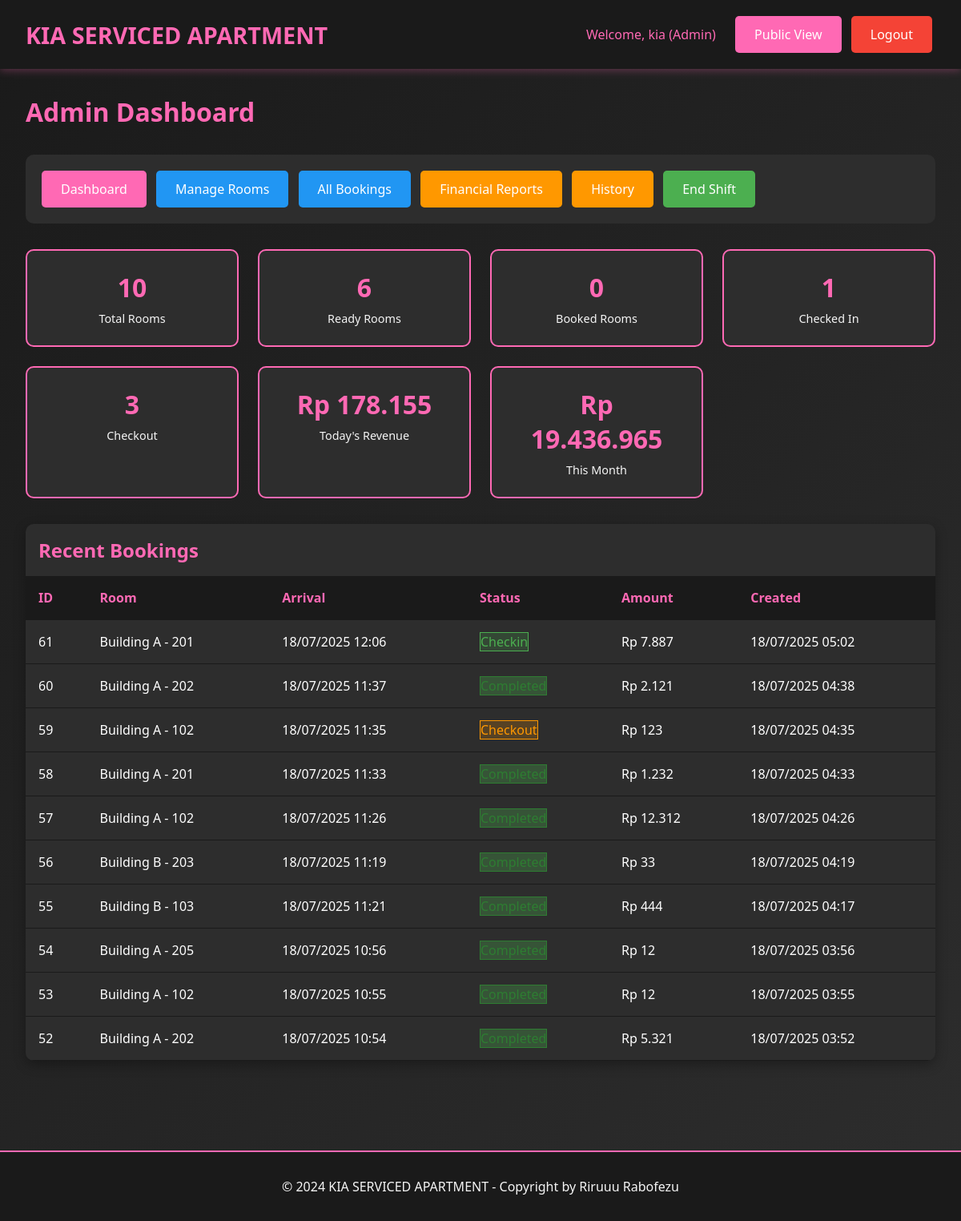
/admin/dashboard.php (signed in), run on the app's committed database.
### tables this page shows
CREATE TABLE `bookings` (
  `id` int(11) NOT NULL,
  `room_id` int(11) NOT NULL,
  `guest_name` varchar(100) NOT NULL,
  `arrival_time` datetime NOT NULL,
  `phone_number` varchar(20) NOT NULL,
  `duration_type` enum('transit','fullday') NOT NULL,
  `duration_hours` int(11) NOT NULL,
  `price_amount` decimal(10,2) NOT NULL,
  `payment_method` varchar(50) NOT NULL,
  `deposit_type` enum('cash','id_card','no_deposit') NOT NULL,
  `deposit_amount` decimal(10,2) DEFAULT '0.00',
  `notes` text,
  `status` enum('booked','checkin','checkout','cancelled','no_show','completed') DEFAULT 'booked',
  `checkin_time` datetime DEFAULT NULL,
  `checkout_time` datetime DEFAULT NULL,
  `extra_time_hours` int(11) DEFAULT '0',
  `extra_time_amount` decimal(10,2) DEFAULT '0.00',
  `refund_amount` decimal(10,2) DEFAULT '0.00',
  `refund_method` varchar(50) DEFAULT NULL,
  `created_by` int(11) NOT NULL,
  `created_at` timestamp NOT NULL DEFAULT CURRENT_TIMESTAMP,
  `updated_at` timestamp NOT NULL DEFAULT CURRENT_TIMESTAMP ON UPDATE CURRENT_TIMESTAMP,
  `checkout_datetime` datetime DEFAULT NULL,
  `planned_checkout_time` datetime DEFAULT NULL
);

CREATE TABLE `rooms` (
  `id` int(11) NOT NULL,
  `location` varchar(100) NOT NULL,
  `floor_number` int(11) NOT NULL,
  `room_number` varchar(20) NOT NULL,
  `room_type` varchar(50) NOT NULL,
  `wifi_name` varchar(100) DEFAULT NULL,
  `wifi_password` varchar(100) DEFAULT NULL,
  `status` enum('ready','booked','checkin','checkout') DEFAULT 'ready',
  `created_at` timestamp NOT NULL DEFAULT CURRENT_TIMESTAMP,
  `updated_at` timestamp NOT NULL DEFAULT CURRENT_TIMESTAMP ON UPDATE CURRENT_TIMESTAMP
);

### includes/config.php (called while the page is built, shortened)
<?php
function isLoggedIn() {
    return isset($_SESSION['user_id']);
}
function getUserRole() {
    return $_SESSION['user_role'] ?? null;
}
function hasPermission($required_roles) {
    $user_role = getUserRole();
    return in_array($user_role, $required_roles);
}
function formatCurrency($amount) {
    return 'Rp ' . number_format($amount, 0, ',', '.');
}
function formatDateTime($datetime) {
    return date('d/m/Y H:i', strtotime($datetime));
}
?>

### admin/dashboard.php (the view, shortened to what this page needs)
<?php
require_once '../includes/config.php';
$stats = [];
$stmt = $pdo->query("SELECT COUNT(*) as total FROM rooms");
$stats['total_rooms'] = $stmt->fetch()['total'];
$stmt = $pdo->query("SELECT
    SUM(CASE WHEN (SELECT COUNT(*) FROM bookings WHERE room_id = r.id AND status IN ('booked', 'checkin', 'checkout')) = 0 THEN 1 ELSE 0 END) as ready,
    SUM(CASE WHEN (SELECT COUNT(*) FROM bookings WHERE room_id = r.id AND status = 'booked') > 0 THEN 1 ELSE 0 END) as booked,
    SUM(CASE WHEN (SELECT COUNT(*) FROM bookings WHERE room_id = r.id AND status = 'checkin') > 0 THEN 1 ELSE 0 END) as checkin,
    SUM(CASE WHEN (SELECT COUNT(*) FROM bookings WHERE room_id = r.id AND status = 'checkout') > 0 THEN 1 ELSE 0 END) as checkout
    FROM rooms r");
$room_stats = $stmt->fetch();
$stmt = $pdo->prepare("SELECT SUM(amount) as total FROM transactions WHERE DATE(transaction_date) = CURDATE() AND amount > 0");
$stmt->execute();
$stats['today_revenue'] = $stmt->fetch()['total'] ?? 0;
$stmt = $pdo->prepare("SELECT SUM(amount) as total FROM transactions WHERE MONTH(transaction_date) = MONTH(CURDATE()) AND YEAR(transaction_date) = YEAR(CURDATE()) AND amount > 0");
$stmt->execute();
$stats['month_revenue'] = $stmt->fetch()['total'] ?? 0;
$stmt = $pdo->prepare("SELECT b.*, r.room_number, r.location FROM bookings b
                      JOIN rooms r ON b.room_id = r.id
                      ORDER BY b.created_at DESC LIMIT 10");
$stmt->execute();
$recent_bookings = $stmt->fetchAll();
?>
<!DOCTYPE html>
<html lang="id">
<head>
    <link rel="stylesheet" href="../assets/css/style.css">
</head>
<body>
    <header class="header">
        <div class="header-content">
            <a href="../index.php" class="logo">KIA SERVICED APARTMENT</a>
            <div>
                <span style="color: var(--primary-pink); margin-right: 1rem;">
                    Welcome, <?php echo htmlspecialchars($_SESSION['full_name']); ?> (<?php echo ucfirst($_SESSION['user_role']); ?>)
                </span>
                <a href="../index.php" class="btn btn-primary">Public View</a>
                <a href="../includes/logout.php" class="btn btn-danger">Logout</a>
            </div>
        </div>
    </header>
    <div class="container">
        <h1 style="color: var(--primary-pink); margin-bottom: 2rem;">Admin Dashboard</h1>
        <div class="nav-menu">
            <a href="dashboard.php" class="btn btn-primary">Dashboard</a>
            <?php if (hasPermission(['admin', 'superuser'])): ?>
                <a href="rooms.php" class="btn btn-info">Manage Rooms</a>
                <a href="bookings.php" class="btn btn-info">All Bookings</a>
                <a href="reports.php" class="btn btn-warning">Financial Reports</a>
                <a href="history.php" class="btn btn-warning">History</a>
            <?php endif; ?>
            <?php if (hasPermission(['cashier', 'admin', 'superuser'])): ?>
                <a href="shift_report.php" class="btn btn-success">End Shift</a>
            <?php endif; ?>
        </div>
        <div class="dashboard-grid">
            <div class="stat-card">
                <div class="stat-number"><?php echo $stats['total_rooms']; ?></div>
                <div class="stat-label">Total Rooms</div>
            </div>
            <div class="stat-card">
                <div class="stat-number"><?php echo $room_stats['ready']; ?></div>
                <div class="stat-label">Ready Rooms</div>
            </div>
            <div class="stat-card">
                <div class="stat-number"><?php echo $room_stats['booked']; ?></div>
                <div class="stat-label">Booked Rooms</div>
            </div>
            <div class="stat-card">
                <div class="stat-number"><?php echo $room_stats['checkin']; ?></div>
                <div class="stat-label">Checked In</div>
            </div>
            <div class="stat-card">
                <div class="stat-number"><?php echo $room_stats['checkout']; ?></div>
                <div class="stat-label">Checkout</div>
            </div>
            <div class="stat-card">
                <div class="stat-number"><?php echo formatCurrency($stats['today_revenue']); ?></div>
                <div class="stat-label">Today's Revenue</div>
            </div>
            <div class="stat-card">
                <div class="stat-number"><?php echo formatCurrency($stats['month_revenue']); ?></div>
                <div class="stat-label">This Month</div>
            </div>
        </div>
        <div class="table-container">
            <h2 style="color: var(--primary-pink); margin: 1rem;">Recent Bookings</h2>
            <table class="table">
                <thead>
                    <tr>
                        <th>ID</th>
                        <th>Room</th>
                        <th>Arrival</th>
                        <th>Status</th>
                        <th>Amount</th>
                        <th>Created</th>
                    </tr>
                </thead>
                <tbody>
                    <?php foreach ($recent_bookings as $booking): ?>
                    <tr>
                        <td><?php echo $booking['id']; ?></td>
                        <td><?php echo htmlspecialchars($booking['location'] . ' - ' . $booking['room_number']); ?></td>
                        <td><?php echo formatDateTime($booking['arrival_time']); ?></td>
                        <td>
                            <span class="status-<?php echo $booking['status']; ?>">
                                <?php echo ucfirst($booking['status']); ?>
                            </span>
                        </td>
                        <td><?php echo formatCurrency($booking['price_amount']); ?></td>
                        <td><?php echo formatDateTime($booking['created_at']); ?></td>
                    </tr>
                    <?php endforeach; ?>
                </tbody>
            </table>
        </div>
    </div>
    <footer class="footer">
        <p>&copy; 2024 KIA SERVICED APARTMENT - Copyright by Riruuu Rabofezu</p>
    </footer>
</body>
</html>

### assets/css/style.css (style rules this page uses)
* { margin: 0; padding: 0; box-sizing: border-box; }
:root { --primary-pink: #ff69b4; --dark-pink: #e91e63; --light-pink: #ffc0cb; --black: #1a1a1a; --dark-gray: #2d2d2d; --light-gray: #f5f5f5; --white: #ffffff; --success: #4caf50; --warning: #ff9800; --info: #2196f3; --danger: #f44336; }
body { font-family: 'Segoe UI', Tahoma, Geneva, Verdana, sans-serif; background: linear-gradient(135deg, var(--black) 0%, var(--dark-gray) 100%); color: var(--white); min-height: 100vh; }
.header { background: var(--black); padding: 1rem 2rem; box-shadow: 0 2px 10px rgba(255, 105, 180, 0.3); position: sticky; top: 0; z-index: 1000; }
.header-content { display: flex; justify-content: space-between; align-items: center; max-width: 1200px; margin: 0 auto; }
.logo { font-size: 1.8rem; font-weight: bold; color: var(--primary-pink); text-decoration: none; }
.btn { padding: 0.75rem 1.5rem; border: none; border-radius: 5px; cursor: pointer; font-size: 1rem; font-weight: 500; text-decoration: none; display: inline-block; text-align: center; transition: all 0.3s ease; margin: 0.25rem; }
.btn-primary { background: var(--primary-pink); color: var(--white); }
.btn-success { background: var(--success); color: var(--white); }
.btn-warning { background: var(--warning); color: var(--white); }
.btn-info { background: var(--info); color: var(--white); }
.btn-danger { background: var(--danger); color: var(--white); }
.container { max-width: 1200px; margin: 0 auto; padding: 2rem; }
.status-checkin { background: var(--info); color: var(--white); }
.status-checkout { background: var(--danger); color: var(--white); }
.table-container { background: var(--dark-gray); border-radius: 10px; overflow: hidden; box-shadow: 0 5px 15px rgba(0, 0, 0, 0.3); margin: 2rem 0; }
.table { width: 100%; border-collapse: collapse; }
.table th, .table td { padding: 1rem; text-align: left; border-bottom: 1px solid var(--black); }
.table th { background: var(--black); color: var(--primary-pink); font-weight: bold; }
.footer { background: var(--black); text-align: center; padding: 2rem; margin-top: 3rem; border-top: 2px solid var(--primary-pink); }
.footer p { color: var(--light-gray); margin: 0; }
.status-checkin { background: rgba(76, 175, 80, 0.2); color: var(--success); border: 1px solid var(--success); }
.status-checkout { background: rgba(255, 152, 0, 0.2); color: var(--warning); border: 1px solid var(--warning); }
.status-completed { background: rgba(76, 175, 80, 0.3); color: #2e7d32; border: 1px solid #2e7d32; }

### admin/dashboard.php (style rules this page uses)
.dashboard-grid { display: grid; grid-template-columns: repeat(auto-fit, minmax(250px, 1fr)); gap: 1.5rem; margin-bottom: 2rem; }
.stat-card { background: var(--dark-gray); padding: 1.5rem; border-radius: 10px; text-align: center; border: 2px solid var(--primary-pink); }
.stat-number { font-size: 2rem; font-weight: bold; color: var(--primary-pink); margin-bottom: 0.5rem; }
.stat-label { color: var(--light-gray); font-size: 0.9rem; }
.nav-menu { background: var(--dark-gray); padding: 1rem; border-radius: 10px; margin-bottom: 2rem; }
.nav-menu a { display: inline-block; margin: 0.25rem; }

### data on the page
bookings: id "61", room.room_number "Building A - 201", arrival_time "18/07/2025 12:06", status "Checkin", price_amount "Rp 7.887", created_at "18/07/2025 05:02"
bookings: id "60", room.room_number "Building A - 202", arrival_time "18/07/2025 11:37", status "Completed", price_amount "Rp 2.121", created_at "18/07/2025 04:38"
bookings: id "59", room.room_number "Building A - 102", arrival_time "18/07/2025 11:35", status "Checkout", price_amount "Rp 123", created_at "18/07/2025 04:35"
bookings: id "58", room.room_number "Building A - 201", arrival_time "18/07/2025 11:33", status "Completed", price_amount "Rp 1.232", created_at "18/07/2025 04:33"
bookings: id "57", room.room_number "Building A - 102", arrival_time "18/07/2025 11:26", status "Completed", price_amount "Rp 12.312", created_at "18/07/2025 04:26"
bookings: id "56", room.room_number "Building B - 203", arrival_time "18/07/2025 11:19", status "Completed", price_amount "Rp 33", created_at "18/07/2025 04:19"
bookings: id "55", room.room_number "Building B - 103", arrival_time "18/07/2025 11:21", status "Completed", price_amount "Rp 444", created_at "18/07/2025 04:17"
bookings: id "54", room.room_number "Building A - 205", arrival_time "18/07/2025 10:56", status "Completed", price_amount "Rp 12", created_at "18/07/2025 03:56"
bookings: id "53", room.room_number "Building A - 102", arrival_time "18/07/2025 10:55", status "Completed", price_amount "Rp 12", created_at "18/07/2025 03:55"
bookings: id "52", room.room_number "Building A - 202", arrival_time "18/07/2025 10:54", status "Completed", price_amount "Rp 5.321", created_at "18/07/2025 03:52"

### other printed values
$_SESSION['full_name'] "kia"
$_SESSION['user_role'] "Admin"
$stats['total_rooms'] "10"
$room_stats['ready'] "6"
$room_stats['booked'] "0"
$room_stats['checkin'] "1"
$room_stats['checkout'] "3"
formatCurrency($stats['today_revenue']) "Rp 178.155"
formatCurrency($stats['month_revenue']) "Rp 19.436.965"
